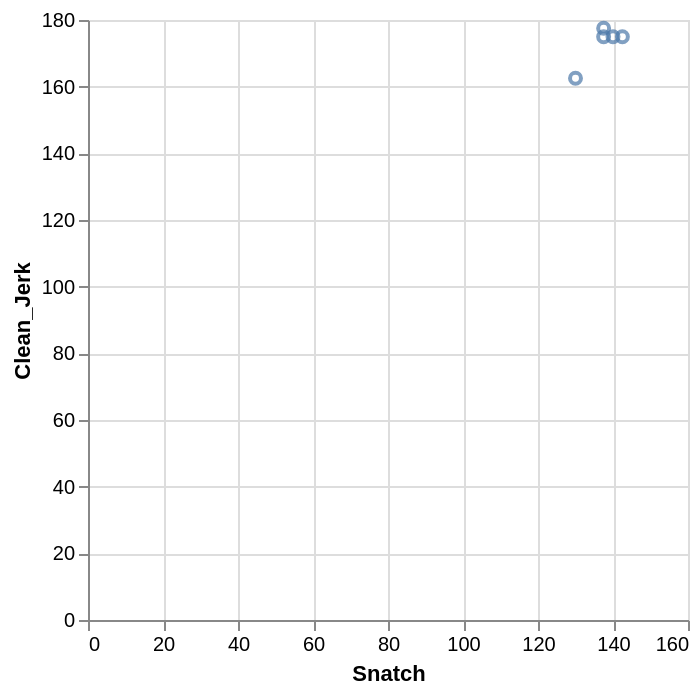

Express this chart as Vega-Lite.
### Vega-Lite specification from a JSON file in a GitHub repository (floating-point values rounded to 4 significant figures)
{"data": {"values": [{"x_data": 142.5, "y_data": 175}, {"x_data": 137.5, "y_data": 177.5}, {"x_data": 140, "y_data": 175}, {"x_data": 137.5, "y_data": 175}, {"x_data": 130, "y_data": 162.5}]}, "mark": "point", "encoding": {"x": {"field": "x_data", "type": "quantitative", "title": "Snatch"}, "y": {"field": "y_data", "type": "quantitative", "title": "Clean_Jerk"}}}
